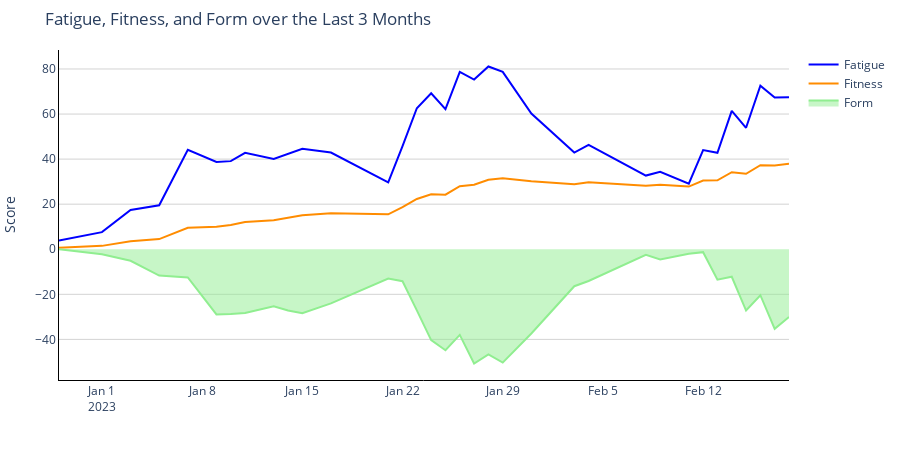

Notebook code for this chart:
### Markdown cell above
## Plot

### Code cell
fitness_fatigue_form_graph(time_offset=3)
